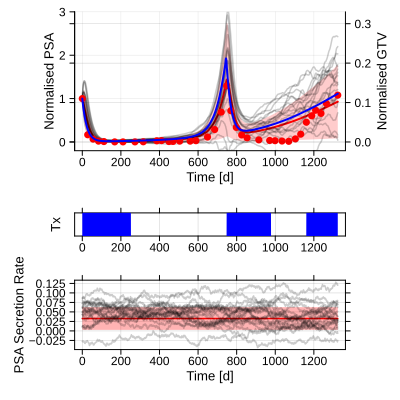

Reproduce this figure in Julia.
#=

    FIGURE 8
    ========

    Stochastic PSA model

    Also produces Fig S4 and S5

=#

using RobustAdaptiveTherapy
using Plots
using Distributions

include("../defaults.jl")

## Patient `idx`

    # Patient 99
    idx = 99

    # Get fits
    res = patient_fit(idx, model=:stochastic_psa);

    # Load data
    day_data, psa_data, Tx_data = patient_data(idx)


## (a,b,c) MAP

    # Get MAP
    q = get_map(idx; model=:stochastic_psa)

    # Simulate trajectories
    psa_sim = [begin
        stoch_psa_simulate_model(q,Tx_data;tmax=maximum(day_data),output=:psa)  
    end for _ = 1:20];

    # Solve for mean and variance
    n, p̂, σ, Σ = stoch_psa_solve_model(q,Tx_data;tmax=maximum(day_data),output=:all);

    # Plot PSA
    fig8a = plot(p̂, ribbon=σ, c=:red, lw=2.0, xlim=(0.0,maximum(day_data)), label="Mean ± Std", fα=0.2)
    plot!(fig8a, psa_sim, label="", c=:black, α=0.2)
    scatter!(fig8a, day_data, psa_data, c=:red, label="Data", ms=4, msw=0.0)
    plot!(fig8a, xlabel="Time [d]", ylabel="Normalised PSA")
    plot!(fig8a, ylim=(-0.2,3.0))

    # Plot n
    plot!(fig8a, t -> n(t) / n(0), c=:blue, lw=2.0, label="n")
    plot!(twinx(), ylim = [ylims(fig8a)...] * n(0), label="", ylabel="Normalised GTV", grid=:off)
    plot!(fig8a, grid=:on)

    # Plot treatment
    fig8b = plot(Tx_data, xlim=extrema(day_data),frange=0.0,lw=0.0,c=:blue,label="",yticks=[],ylabel="Tx")
    plot!(fig8b, ywiden=false)

    # Simulate α
    α_sim = [begin
        sol = stoch_psa_simulate_model(q,Tx_data;tmax=maximum(day_data),output=:raw) 
        t -> sol(t)[4] 
    end for _ = 1:20];

    # Mean and variance
    μ_α = q[1]
    σ_α = q[3] / sqrt(2 * q[2])

    # Plot α
    fig8c = plot(t -> μ_α, ribbon=t -> σ_α, c=:red, label="Mean ± Std", xlim=(0.0,maximum(day_data)), fα=0.3)
    plot!(fig8c, α_sim, label="", c=:black, α=0.2)
    
    plot!(fig8c,xlabel="Time [d]", ylabel="PSA Secretion Rate", xlim=(0.0,maximum(day_data)))
    
    

## Figure 8
fig8 = plot(fig8a, fig8b, fig8c, layout=@layout([a{0.6h}; b{0.1h}; c]), size=(400,400), label="", xwiden=true)
#savefig(fig8, "$(@__DIR__)/fig8.svg")

## Associated supplementary figures

## Fig S5 Posterior Prediction

    T = range(0.0, maximum(day_data), 201)
    p₀_idx = findfirst(res.name_map.parameters .== :p₀)

    # Function to get solution for each sample (PSA)
    func_psa = q -> 
        t -> stoch_psa_solve_model(q,Tx_data;tmax=maximum(day_data),output=:psa)(t)

    # 95% credible interval
    l_psa,u_psa = get_quantiles(func_psa, T, res, 1000)

    # At posterior mode
    m_psa = func_psa(get_map(res))

    figS5 = plot(T, u_psa, frange=l_psa,c=:red, α=0.2, lw=0.0, label="95% CrI (PSA)")
    plot!(figS5, m_psa, c=:red, label="MAP (PSA)", xlim=(0.0,1000.0))

    # GTV (Show with left axis mode unity)
    scale = stoch_psa_solve_model(get_map(res),Tx_data;tmax=maximum(day_data),output=:all)[1](0)
    func_gtv = q -> begin
        sol = stoch_psa_solve_model(q,Tx_data;tmax=maximum(day_data),output=:all)[1]
        t -> sol(t) / scale
    end

    # 95% credible interval
    l_gtv,u_gtv = get_quantiles(func_gtv, T, res, 1000)

    # At posterior mode
    m_gtv = func_gtv(get_map(res))
    
    # Plot
    plot!(figS5, T, u_gtv, frange=l_gtv,c=:blue, α=0.2, lw=0.0, label="95% CrI (GTV)")
    plot!(figS5, m_gtv, c=:blue, label="MAP (GTV)")
    
    # Add data
    scatter!(figS5, day_data, psa_data, c=:red, msw=0.0, label="Data")
    plot!(figS5, ylim=(-0.2,3.0))

    # Add second axis
    plot!(twinx(), ylim = [ylims(figS5)...] * scale, label="", ylabel="GTV (Normalised)", grid=:off)
    plot!(figS5, grid=:on)

    #savefig(figS5, "$(@__DIR__)/figS5.svg")
